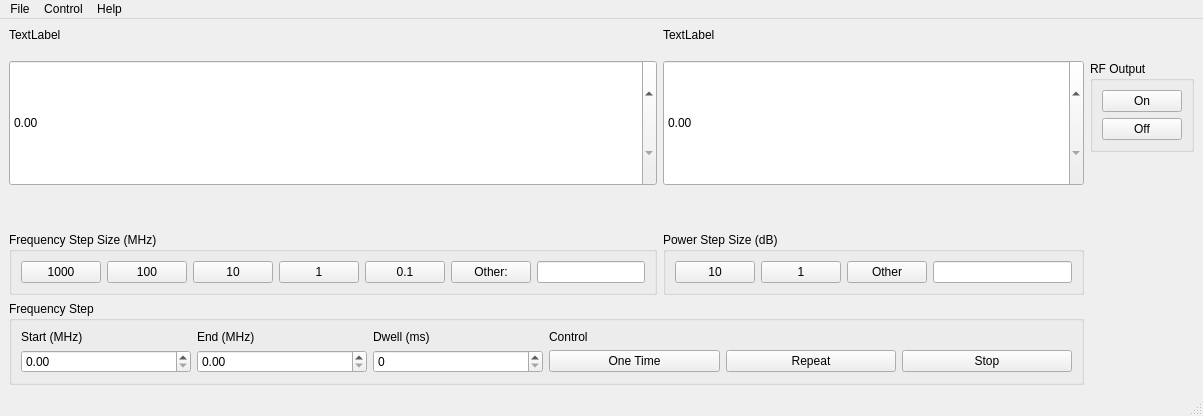
<?xml version="1.0" encoding="UTF-8"?>
<ui version="4.0">
 <class>MainWindow</class>
 <widget class="QMainWindow" name="MainWindow">
  <property name="geometry">
   <rect>
    <x>0</x>
    <y>0</y>
    <width>1203</width>
    <height>416</height>
   </rect>
  </property>
  <property name="sizePolicy">
   <sizepolicy hsizetype="Preferred" vsizetype="Preferred">
    <horstretch>0</horstretch>
    <verstretch>0</verstretch>
   </sizepolicy>
  </property>
  <property name="windowTitle">
   <string>MainWindow</string>
  </property>
  <widget class="QWidget" name="centralwidget">
   <layout class="QGridLayout" name="gridLayout_2">
    <item row="0" column="1">
     <widget class="QLabel" name="label_2">
      <property name="text">
       <string>TextLabel</string>
      </property>
     </widget>
    </item>
    <item row="5" column="1">
     <widget class="QGroupBox" name="groupBox_2">
      <property name="title">
       <string>Power Step Size (dB)</string>
      </property>
      <layout class="QHBoxLayout" name="horizontalLayout_2">
       <item>
        <widget class="QPushButton" name="pushButton_9">
         <property name="sizePolicy">
          <sizepolicy hsizetype="Fixed" vsizetype="Fixed">
           <horstretch>0</horstretch>
           <verstretch>0</verstretch>
          </sizepolicy>
         </property>
         <property name="text">
          <string>10</string>
         </property>
        </widget>
       </item>
       <item>
        <widget class="QPushButton" name="pushButton_10">
         <property name="sizePolicy">
          <sizepolicy hsizetype="Preferred" vsizetype="Fixed">
           <horstretch>0</horstretch>
           <verstretch>0</verstretch>
          </sizepolicy>
         </property>
         <property name="text">
          <string>1</string>
         </property>
        </widget>
       </item>
       <item>
        <widget class="QPushButton" name="pushButton_11">
         <property name="sizePolicy">
          <sizepolicy hsizetype="Preferred" vsizetype="Fixed">
           <horstretch>0</horstretch>
           <verstretch>0</verstretch>
          </sizepolicy>
         </property>
         <property name="text">
          <string>Other</string>
         </property>
        </widget>
       </item>
       <item>
        <widget class="QLineEdit" name="lineEdit_2"/>
       </item>
      </layout>
     </widget>
    </item>
    <item row="3" column="0">
     <widget class="QDoubleSpinBox" name="doubleSpinBox">
      <property name="sizePolicy">
       <sizepolicy hsizetype="Expanding" vsizetype="Expanding">
        <horstretch>0</horstretch>
        <verstretch>0</verstretch>
       </sizepolicy>
      </property>
     </widget>
    </item>
    <item row="5" column="0">
     <widget class="QGroupBox" name="groupBox">
      <property name="title">
       <string>Frequency Step Size (MHz)</string>
      </property>
      <layout class="QHBoxLayout" name="horizontalLayout">
       <item>
        <widget class="QPushButton" name="pushButton_3">
         <property name="sizePolicy">
          <sizepolicy hsizetype="Expanding" vsizetype="Minimum">
           <horstretch>0</horstretch>
           <verstretch>0</verstretch>
          </sizepolicy>
         </property>
         <property name="text">
          <string>1000</string>
         </property>
        </widget>
       </item>
       <item>
        <widget class="QPushButton" name="pushButton_4">
         <property name="text">
          <string>100</string>
         </property>
        </widget>
       </item>
       <item>
        <widget class="QPushButton" name="pushButton_5">
         <property name="text">
          <string>10</string>
         </property>
        </widget>
       </item>
       <item>
        <widget class="QPushButton" name="pushButton_6">
         <property name="text">
          <string>1</string>
         </property>
        </widget>
       </item>
       <item>
        <widget class="QPushButton" name="pushButton_7">
         <property name="text">
          <string>0.1</string>
         </property>
        </widget>
       </item>
       <item>
        <widget class="QPushButton" name="pushButton_8">
         <property name="text">
          <string>Other:</string>
         </property>
        </widget>
       </item>
       <item>
        <widget class="QLineEdit" name="lineEdit"/>
       </item>
      </layout>
     </widget>
    </item>
    <item row="5" column="3" rowspan="2">
     <widget class="QLabel" name="label_7">
      <property name="text">
       <string/>
      </property>
      <property name="pixmap">
       <pixmap resource="res.qrc">:/3.png</pixmap>
      </property>
     </widget>
    </item>
    <item row="0" column="0">
     <widget class="QLabel" name="label">
      <property name="sizePolicy">
       <sizepolicy hsizetype="Preferred" vsizetype="Minimum">
        <horstretch>0</horstretch>
        <verstretch>0</verstretch>
       </sizepolicy>
      </property>
      <property name="text">
       <string>TextLabel</string>
      </property>
     </widget>
    </item>
    <item row="0" column="3" rowspan="4">
     <widget class="QGroupBox" name="groupBox_3">
      <property name="sizePolicy">
       <sizepolicy hsizetype="Preferred" vsizetype="Fixed">
        <horstretch>0</horstretch>
        <verstretch>0</verstretch>
       </sizepolicy>
      </property>
      <property name="title">
       <string>RF Output</string>
      </property>
      <layout class="QVBoxLayout" name="verticalLayout">
       <item>
        <widget class="QPushButton" name="pushButton">
         <property name="text">
          <string>On</string>
         </property>
        </widget>
       </item>
       <item>
        <widget class="QPushButton" name="pushButton_2">
         <property name="text">
          <string>Off</string>
         </property>
        </widget>
       </item>
      </layout>
     </widget>
    </item>
    <item row="4" column="3">
     <spacer name="verticalSpacer">
      <property name="orientation">
       <enum>Qt::Orientation::Vertical</enum>
      </property>
      <property name="sizeType">
       <enum>QSizePolicy::Policy::Fixed</enum>
      </property>
      <property name="sizeHint" stdset="0">
       <size>
        <width>20</width>
        <height>40</height>
       </size>
      </property>
     </spacer>
    </item>
    <item row="3" column="1">
     <widget class="QDoubleSpinBox" name="doubleSpinBox_2">
      <property name="sizePolicy">
       <sizepolicy hsizetype="Expanding" vsizetype="Expanding">
        <horstretch>0</horstretch>
        <verstretch>0</verstretch>
       </sizepolicy>
      </property>
     </widget>
    </item>
    <item row="6" column="0" colspan="2">
     <widget class="QGroupBox" name="groupBox_4">
      <property name="palette">
       <palette>
        <active>
         <colorrole role="Text">
          <brush brushstyle="SolidPattern">
           <color alpha="255">
            <red>0</red>
            <green>0</green>
            <blue>0</blue>
           </color>
          </brush>
         </colorrole>
         <colorrole role="Link">
          <brush brushstyle="SolidPattern">
           <color alpha="255">
            <red>114</red>
            <green>159</green>
            <blue>207</blue>
           </color>
          </brush>
         </colorrole>
         <colorrole role="AlternateBase">
          <brush brushstyle="SolidPattern">
           <color alpha="255">
            <red>0</red>
            <green>0</green>
            <blue>255</blue>
           </color>
          </brush>
         </colorrole>
        </active>
        <inactive>
         <colorrole role="Text">
          <brush brushstyle="SolidPattern">
           <color alpha="255">
            <red>0</red>
            <green>0</green>
            <blue>0</blue>
           </color>
          </brush>
         </colorrole>
         <colorrole role="Link">
          <brush brushstyle="SolidPattern">
           <color alpha="255">
            <red>114</red>
            <green>159</green>
            <blue>207</blue>
           </color>
          </brush>
         </colorrole>
         <colorrole role="AlternateBase">
          <brush brushstyle="SolidPattern">
           <color alpha="255">
            <red>0</red>
            <green>0</green>
            <blue>255</blue>
           </color>
          </brush>
         </colorrole>
        </inactive>
        <disabled>
         <colorrole role="Link">
          <brush brushstyle="SolidPattern">
           <color alpha="255">
            <red>114</red>
            <green>159</green>
            <blue>207</blue>
           </color>
          </brush>
         </colorrole>
         <colorrole role="AlternateBase">
          <brush brushstyle="SolidPattern">
           <color alpha="255">
            <red>0</red>
            <green>0</green>
            <blue>255</blue>
           </color>
          </brush>
         </colorrole>
        </disabled>
       </palette>
      </property>
      <property name="title">
       <string>Frequency Step</string>
      </property>
      <layout class="QGridLayout" name="gridLayout">
       <item row="0" column="0">
        <widget class="QLabel" name="label_3">
         <property name="text">
          <string>Start (MHz)</string>
         </property>
        </widget>
       </item>
       <item row="0" column="1">
        <widget class="QLabel" name="label_4">
         <property name="text">
          <string>End (MHz)</string>
         </property>
        </widget>
       </item>
       <item row="0" column="2">
        <widget class="QLabel" name="label_5">
         <property name="text">
          <string>Dwell (ms)</string>
         </property>
        </widget>
       </item>
       <item row="0" column="3" colspan="2">
        <widget class="QLabel" name="label_6">
         <property name="text">
          <string>Control</string>
         </property>
        </widget>
       </item>
       <item row="1" column="0">
        <widget class="QDoubleSpinBox" name="doubleSpinBox_3"/>
       </item>
       <item row="1" column="1">
        <widget class="QDoubleSpinBox" name="doubleSpinBox_4"/>
       </item>
       <item row="1" column="2">
        <widget class="QSpinBox" name="spinBox"/>
       </item>
       <item row="1" column="3">
        <widget class="QPushButton" name="pushButton_12">
         <property name="text">
          <string>One Time</string>
         </property>
        </widget>
       </item>
       <item row="1" column="4">
        <widget class="QPushButton" name="pushButton_13">
         <property name="text">
          <string>Repeat</string>
         </property>
        </widget>
       </item>
       <item row="1" column="5">
        <widget class="QPushButton" name="pushButton_14">
         <property name="text">
          <string>Stop</string>
         </property>
        </widget>
       </item>
      </layout>
     </widget>
    </item>
   </layout>
  </widget>
  <widget class="QMenuBar" name="menubar">
   <property name="geometry">
    <rect>
     <x>0</x>
     <y>0</y>
     <width>1203</width>
     <height>22</height>
    </rect>
   </property>
   <widget class="QMenu" name="menuFile">
    <property name="title">
     <string>File</string>
    </property>
   </widget>
   <widget class="QMenu" name="menuControl">
    <property name="title">
     <string>Control</string>
    </property>
   </widget>
   <widget class="QMenu" name="menuHelp">
    <property name="title">
     <string>Help</string>
    </property>
   </widget>
   <addaction name="menuFile"/>
   <addaction name="menuControl"/>
   <addaction name="menuHelp"/>
  </widget>
  <widget class="QStatusBar" name="statusbar"/>
 </widget>
 <resources>
  <include location="res.qrc"/>
 </resources>
 <connections/>
</ui>
